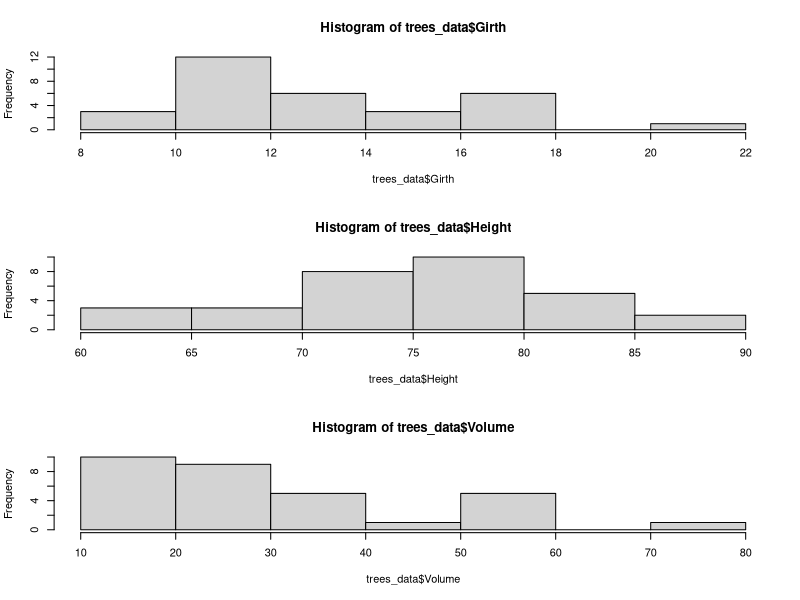

The R script that drew this image: (Note: this script raises an error after producing the figure.)
set.seed(123)

# 5 number summary

trees_data = data.frame(trees)
summary(trees_data$Girth)
summary(trees_data$Height)
summary(trees_data$Volume)

fivenum(trees_data$Girth)
fivenum(trees_data$Height)
fivenum(trees_data$Volume)

# histograms
par(mfrow = c(3,1))
hist(trees_data$Girth)
hist(trees_data$Height)
hist(trees_data$Volume)

#skewness
sk_girth=skewness(trees_data$Girth)
sk_girth
sk_height=skewness(trees_data$Height)
sk_height
sk_volume=skewness(trees_data$Volume)
sk_volume

